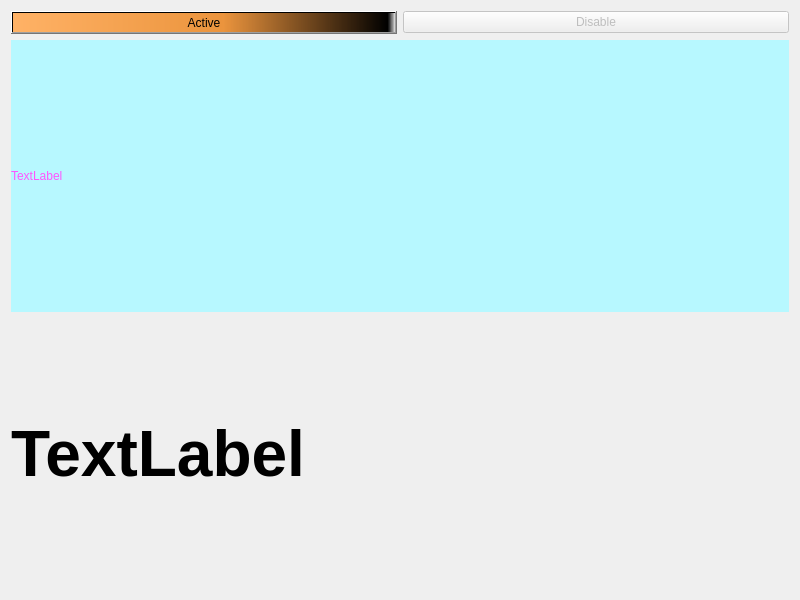
<?xml version="1.0" encoding="UTF-8"?>
<ui version="4.0">
 <class>Widget</class>
 <widget class="QWidget" name="Widget">
  <property name="geometry">
   <rect>
    <x>0</x>
    <y>0</y>
    <width>800</width>
    <height>600</height>
   </rect>
  </property>
  <property name="windowTitle">
   <string>Widget</string>
  </property>
  <layout class="QVBoxLayout" name="verticalLayout">
   <item>
    <layout class="QHBoxLayout" name="horizontalLayout">
     <item>
      <widget class="QPushButton" name="activeButton">
       <property name="styleSheet">
        <string notr="true">background-color: qlineargradient(spread:pad, x1:0, y1:0, x2:1, y2:0, stop:0 rgba(255, 178, 102, 255), stop:0.55 rgba(235, 148, 61, 255), stop:0.98 rgba(0, 0, 0, 255), stop:1 rgba(0, 0, 0, 0));</string>
       </property>
       <property name="text">
        <string>Active</string>
       </property>
      </widget>
     </item>
     <item>
      <widget class="QPushButton" name="disableButton">
       <property name="enabled">
        <bool>false</bool>
       </property>
       <property name="styleSheet">
        <string notr="true"/>
       </property>
       <property name="text">
        <string>Disable</string>
       </property>
      </widget>
     </item>
    </layout>
   </item>
   <item>
    <widget class="QLabel" name="labelStyleSheet">
     <property name="styleSheet">
      <string notr="true">background-color: rgb(183, 248, 255);
color: rgb(255, 85, 255);</string>
     </property>
     <property name="text">
      <string>TextLabel</string>
     </property>
    </widget>
   </item>
   <item>
    <widget class="QLabel" name="textLabel">
     <property name="font">
      <font>
       <pointsize>48</pointsize>
       <bold>true</bold>
      </font>
     </property>
     <property name="text">
      <string>TextLabel</string>
     </property>
    </widget>
   </item>
  </layout>
 </widget>
 <resources/>
 <connections/>
</ui>
